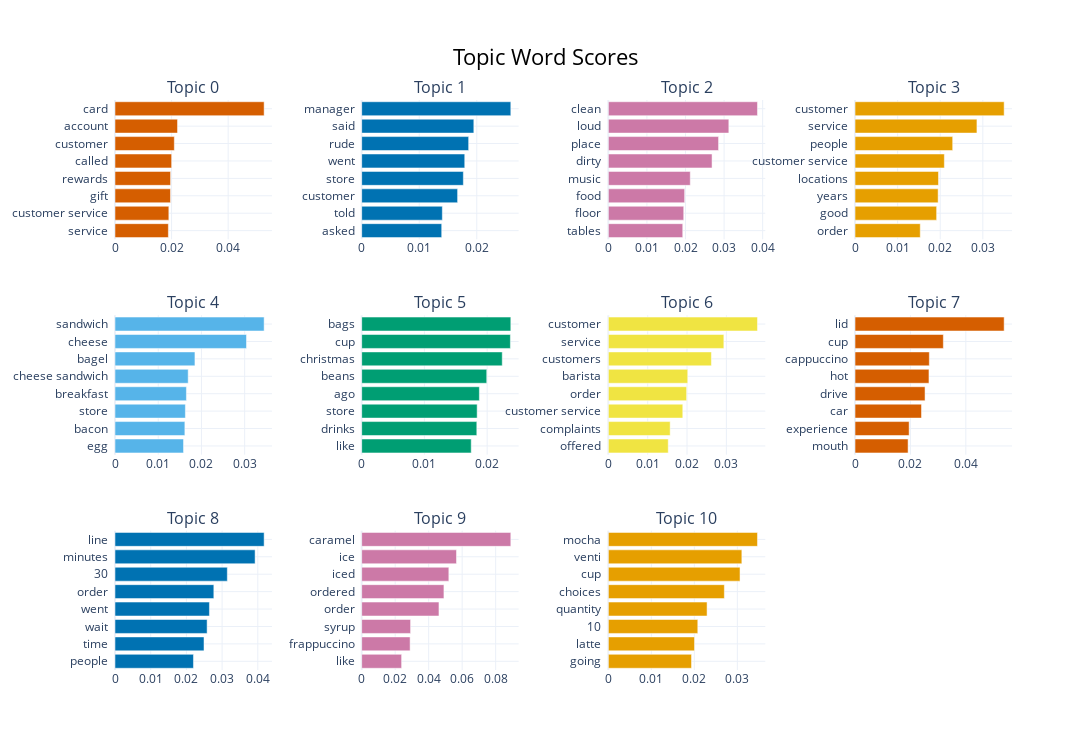

Source (notebook cell):
### Markdown cell above
#### BERTopic Visualizations

### Code cell
# Topic Word Scores show the top words for each topic. Recall the similar output for our LDA topic model using print_topics.
fig = topic_model.visualize_barchart(top_n_topics=50, n_words=8, width=300)
fig.write_html(f'{model_name}/bertopic-topic-word-scores.html')
fig.show()

### Figure 1 — Plotly figure (JSON) as saved in the notebook; plotly's stock layout.template omitted (floating-point values rounded to 4 significant figures)
{"data": [{"marker": {"color": "#D55E00"}, "orientation": "h", "type": "bar", "x": [0.01886, 0.01903, 0.0196, 0.01964, 0.02002, 0.02096, 0.0221, 0.05271], "xaxis": "x", "y": ["service  ", "customer service  ", "gift  ", "rewards  ", "called  ", "customer  ", "account  ", "card  "], "yaxis": "y"}, {"marker": {"color": "#0072B2"}, "orientation": "h", "type": "bar", "x": [0.01391, 0.01402, 0.01667, 0.01767, 0.01791, 0.01859, 0.01949, 0.02591], "xaxis": "x2", "y": ["asked  ", "told  ", "customer  ", "store  ", "went  ", "rude  ", "said  ", "manager  "], "yaxis": "y2"}, {"marker": {"color": "#CC79A7"}, "orientation": "h", "type": "bar", "x": [0.01928, 0.01954, 0.01978, 0.02124, 0.02688, 0.02857, 0.03123, 0.03866], "xaxis": "x3", "y": ["tables  ", "floor  ", "food  ", "music  ", "dirty  ", "place  ", "loud  ", "clean  "], "yaxis": "y3"}, {"marker": {"color": "#E69F00"}, "orientation": "h", "type": "bar", "x": [0.01531, 0.01916, 0.01951, 0.01959, 0.02097, 0.02293, 0.02862, 0.03501], "xaxis": "x4", "y": ["order  ", "good  ", "years  ", "locations  ", "customer service  ", "people  ", "service  ", "customer  "], "yaxis": "y4"}, {"marker": {"color": "#56B4E9"}, "orientation": "h", "type": "bar", "x": [0.01585, 0.01617, 0.01628, 0.01652, 0.01693, 0.01849, 0.03042, 0.0345], "xaxis": "x5", "y": ["egg  ", "bacon  ", "store  ", "breakfast  ", "cheese sandwich  ", "bagel  ", "cheese  ", "sandwich  "], "yaxis": "y5"}, {"marker": {"color": "#009E73"}, "orientation": "h", "type": "bar", "x": [0.01746, 0.01835, 0.01841, 0.01876, 0.01994, 0.02241, 0.0237, 0.02377], "xaxis": "x6", "y": ["like  ", "drinks  ", "store  ", "ago  ", "beans  ", "christmas  ", "cup  ", "bags  "], "yaxis": "y6"}, {"marker": {"color": "#F0E442"}, "orientation": "h", "type": "bar", "x": [0.01522, 0.01571, 0.01892, 0.0199, 0.02018, 0.0262, 0.02936, 0.03791], "xaxis": "x7", "y": ["offered  ", "complaints  ", "customer service  ", "order  ", "barista  ", "customers  ", "service  ", "customer  "], "yaxis": "y7"}, {"marker": {"color": "#D55E00"}, "orientation": "h", "type": "bar", "x": [0.01916, 0.01953, 0.024, 0.02528, 0.02669, 0.02682, 0.03188, 0.05383], "xaxis": "x8", "y": ["mouth  ", "experience  ", "car  ", "drive  ", "hot  ", "cappuccino  ", "cup  ", "lid  "], "yaxis": "y8"}, {"marker": {"color": "#0072B2"}, "orientation": "h", "type": "bar", "x": [0.02198, 0.02493, 0.0258, 0.02645, 0.02768, 0.03146, 0.03924, 0.04177], "xaxis": "x9", "y": ["people  ", "time  ", "wait  ", "went  ", "order  ", "30  ", "minutes  ", "line  "], "yaxis": "y9"}, {"marker": {"color": "#CC79A7"}, "orientation": "h", "type": "bar", "x": [0.02385, 0.02892, 0.0292, 0.04614, 0.04911, 0.05204, 0.05661, 0.08904], "xaxis": "x10", "y": ["like  ", "frappuccino  ", "syrup  ", "order  ", "ordered  ", "iced  ", "ice  ", "caramel  "], "yaxis": "y10"}, {"marker": {"color": "#E69F00"}, "orientation": "h", "type": "bar", "x": [0.01935, 0.02004, 0.02081, 0.02296, 0.02698, 0.03063, 0.03105, 0.03469], "xaxis": "x11", "y": ["going  ", "latte  ", "10  ", "quantity  ", "choices  ", "cup  ", "venti  ", "mocha  "], "yaxis": "y11"}], "layout": {"annotations": [{"font": {"size": 16}, "showarrow": false, "text": "Topic 0", "x": 0.0875, "xanchor": "center", "xref": "paper", "y": 1, "yanchor": "bottom", "yref": "paper"}, {"font": {"size": 16}, "showarrow": false, "text": "Topic 1", "x": 0.3625, "xanchor": "center", "xref": "paper", "y": 1, "yanchor": "bottom", "yref": "paper"}, {"font": {"size": 16}, "showarrow": false, "text": "Topic 2", "x": 0.6375, "xanchor": "center", "xref": "paper", "y": 1, "yanchor": "bottom", "yref": "paper"}, {"font": {"size": 16}, "showarrow": false, "text": "Topic 3", "x": 0.9125, "xanchor": "center", "xref": "paper", "y": 1, "yanchor": "bottom", "yref": "paper"}, {"font": {"size": 16}, "showarrow": false, "text": "Topic 4", "x": 0.0875, "xanchor": "center", "xref": "paper", "y": 0.6222, "yanchor": "bottom", "yref": "paper"}, {"font": {"size": 16}, "showarrow": false, "text": "Topic 5", "x": 0.3625, "xanchor": "center", "xref": "paper", "y": 0.6222, "yanchor": "bottom", "yref": "paper"}, {"font": {"size": 16}, "showarrow": false, "text": "Topic 6", "x": 0.6375, "xanchor": "center", "xref": "paper", "y": 0.6222, "yanchor": "bottom", "yref": "paper"}, {"font": {"size": 16}, "showarrow": false, "text": "Topic 7", "x": 0.9125, "xanchor": "center", "xref": "paper", "y": 0.6222, "yanchor": "bottom", "yref": "paper"}, {"font": {"size": 16}, "showarrow": false, "text": "Topic 8", "x": 0.0875, "xanchor": "center", "xref": "paper", "y": 0.2444, "yanchor": "bottom", "yref": "paper"}, {"font": {"size": 16}, "showarrow": false, "text": "Topic 9", "x": 0.3625, "xanchor": "center", "xref": "paper", "y": 0.2444, "yanchor": "bottom", "yref": "paper"}, {"font": {"size": 16}, "showarrow": false, "text": "Topic 10", "x": 0.6375, "xanchor": "center", "xref": "paper", "y": 0.2444, "yanchor": "bottom", "yref": "paper"}], "height": 750, "hoverlabel": {"bgcolor": "white", "font": {"family": "Rockwell", "size": 16}}, "showlegend": false, "title": {"font": {"color": "Black", "size": 22}, "text": "Topic Word Scores", "x": 0.5, "xanchor": "center", "yanchor": "top"}, "width": 1200, "xaxis": {"anchor": "y", "domain": [0, 0.175], "showgrid": true}, "xaxis10": {"anchor": "y10", "domain": [0.275, 0.45], "showgrid": true}, "xaxis11": {"anchor": "y11", "domain": [0.55, 0.725], "showgrid": true}, "xaxis12": {"anchor": "y12", "domain": [0.825, 1], "showgrid": true}, "xaxis2": {"anchor": "y2", "domain": [0.275, 0.45], "showgrid": true}, "xaxis3": {"anchor": "y3", "domain": [0.55, 0.725], "showgrid": true}, "xaxis4": {"anchor": "y4", "domain": [0.825, 1], "showgrid": true}, "xaxis5": {"anchor": "y5", "domain": [0, 0.175], "showgrid": true}, "xaxis6": {"anchor": "y6", "domain": [0.275, 0.45], "showgrid": true}, "xaxis7": {"anchor": "y7", "domain": [0.55, 0.725], "showgrid": true}, "xaxis8": {"anchor": "y8", "domain": [0.825, 1], "showgrid": true}, "xaxis9": {"anchor": "y9", "domain": [0, 0.175], "showgrid": true}, "yaxis": {"anchor": "x", "domain": [0.7556, 1], "showgrid": true}, "yaxis10": {"anchor": "x10", "domain": [0, 0.2444], "showgrid": true}, "yaxis11": {"anchor": "x11", "domain": [0, 0.2444], "showgrid": true}, "yaxis12": {"anchor": "x12", "domain": [0, 0.2444], "showgrid": true}, "yaxis2": {"anchor": "x2", "domain": [0.7556, 1], "showgrid": true}, "yaxis3": {"anchor": "x3", "domain": [0.7556, 1], "showgrid": true}, "yaxis4": {"anchor": "x4", "domain": [0.7556, 1], "showgrid": true}, "yaxis5": {"anchor": "x5", "domain": [0.3778, 0.6222], "showgrid": true}, "yaxis6": {"anchor": "x6", "domain": [0.3778, 0.6222], "showgrid": true}, "yaxis7": {"anchor": "x7", "domain": [0.3778, 0.6222], "showgrid": true}, "yaxis8": {"anchor": "x8", "domain": [0.3778, 0.6222], "showgrid": true}, "yaxis9": {"anchor": "x9", "domain": [0, 0.2444], "showgrid": true}}}
